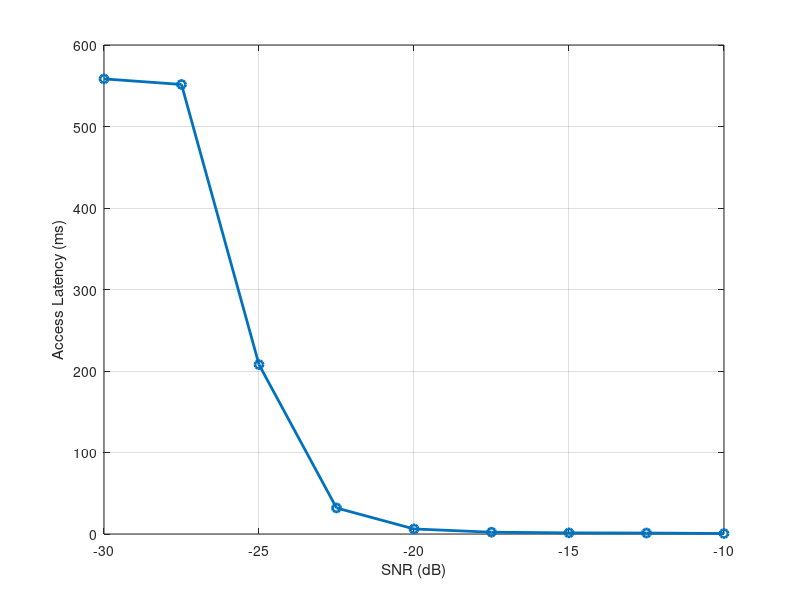

Source code (MATLAB):
clear;clc;

Tb = 74.6e-6; % Constant
BWSS = 57.4e6; % Constant
BWtot = 250e6; % Constant
TRS = 1.25e-3;
NUE_range = 1:50;

SNR_range = -30:2.5:-10
% PMD_range = [0.99,0.9,0.65,0.25,0.05,0.01,0.01,0.01,0.01];
% PMA_range = [0.7,0.7,0.7,0.7,0.7,0.7,0.7,0.7,0.7,0.7];

PMD_range = [0.99,0.97,0.9,0.5,0.1,0.01,0.01,0.01,0.01];
PMA_range = [0.7,0.7,0.7,0.3,0.1,0.05,0.03,0.025,0.01,0.01];


% TSS_range = [10,15,20,40,80,160]*1e-3;
TSS = 20e-3
M_burst = 64; % Varying
latency = zeros(length(NUE_range),1);
for ii=1:length(SNR_range)

%     TSS = TSS_range(ii); % Varying 
    NUE = 50; % Varying
    PMD = PMD_range(ii);
    PMA = PMA_range(ii);
    
    NRS = max(floor((TSS-Tb*M_burst)/TRS),1); % adaptively adjusted
    
    % compute overhead
    OH(ii) = (Tb*BWSS*M_burst)/(TSS*BWtot);
    K=0:100;
    latency_IA = sum(PMD.^K*(1-PMD).*K*TSS);
    Kcyc = floor((NUE-1)/NRS);
    Kres = NUE-Kcyc*NRS;
    if Kcyc==0
        latency(ii) = 0;
        for qq=1:NUE
            latency(ii) = latency(ii)+(qq*TRS)/NUE;
        end
    else
        for kk=1:Kcyc
            for qq=1:NRS
                latency(ii) = latency(ii)+((kk-1)*TSS+qq*TRS)/NUE;
            end
        end
        for qq=1:Kres
            latency(ii) = latency(ii)+(Kcyc*TSS+qq*TRS)/NUE;
        end
    end
%     latency(ii) = latency_SS(ii)+latency_RS(ii);
    latency_tot(ii) = latency_IA+PMA*latency(ii);
end
figure;
% plot(OH*100,latency_tot/1e-3,'-o','linewidth',2);hold on
plot(SNR_range,latency_tot/1e-3,'-o','linewidth',2);hold on

grid on
xlabel('SNR (dB)')
ylabel('Access Latency (ms)')
